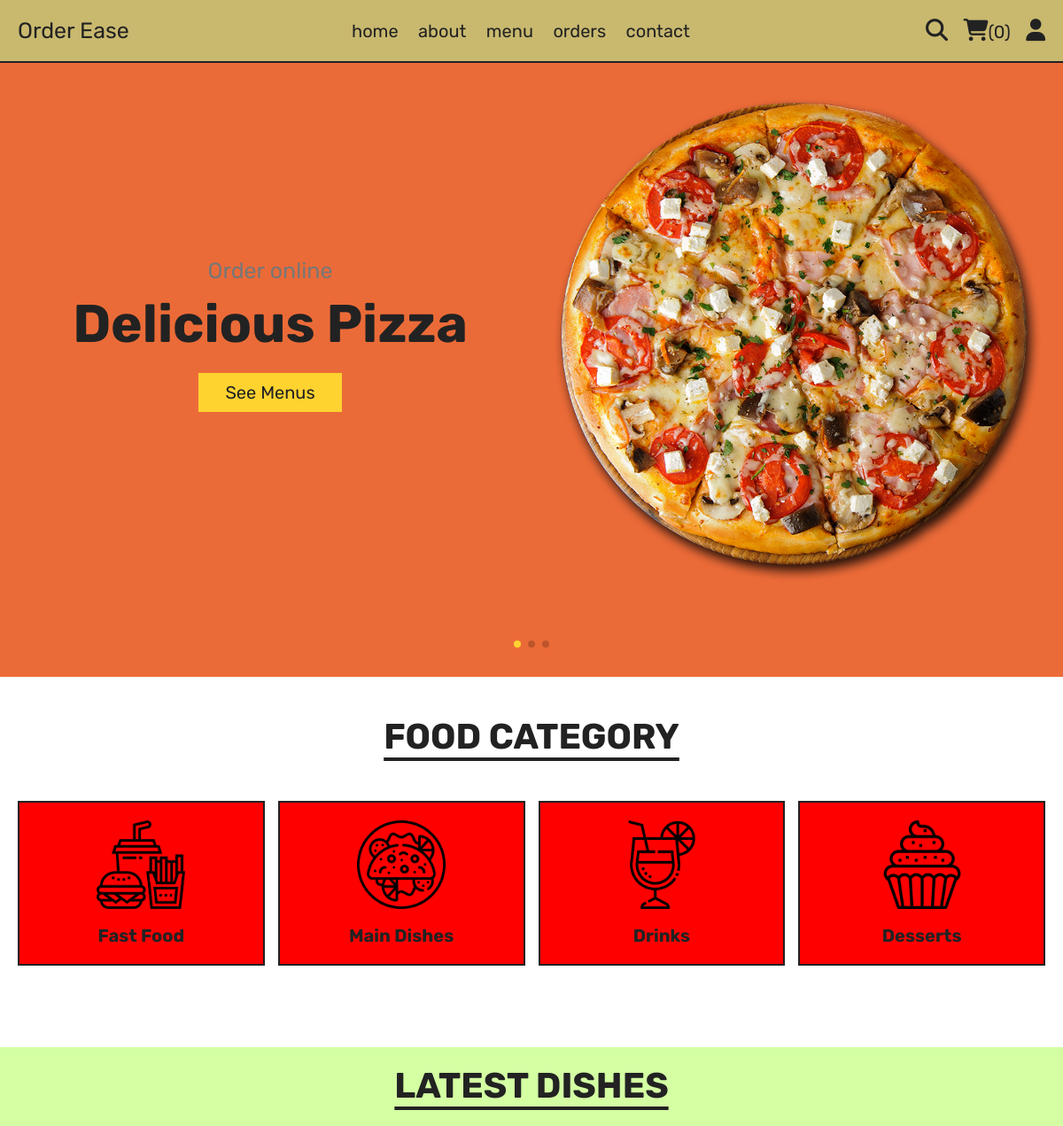
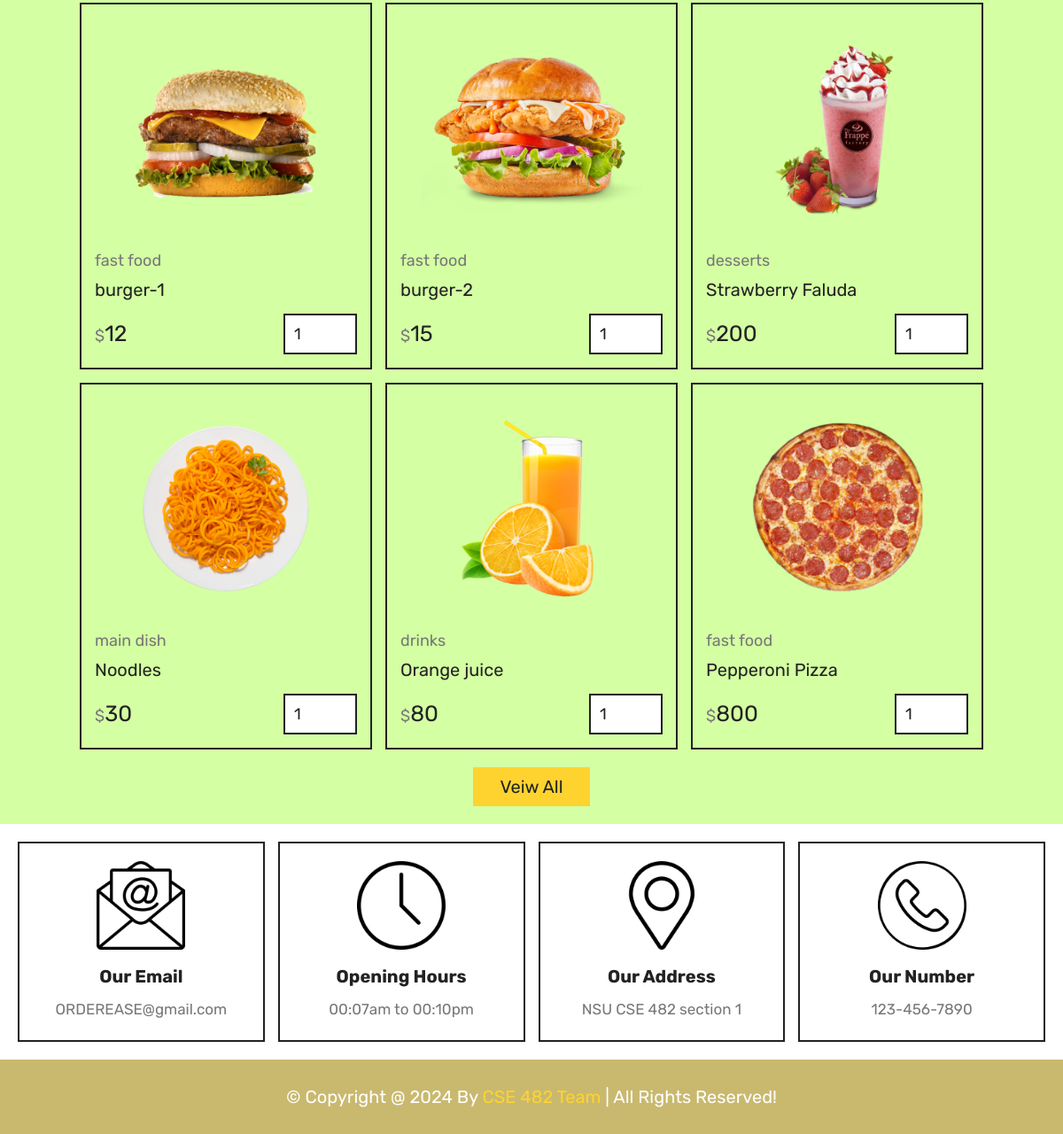
The app's page /home.php with its own data (2 pictures, top to bottom).
### tables this page shows
CREATE TABLE `products` (
  `id` int(100) NOT NULL,
  `name` varchar(100) NOT NULL,
  `category` varchar(100) NOT NULL,
  `price` int(10) NOT NULL,
  `image` varchar(100) NOT NULL
);

### home.php (the view, shortened to what this page needs)
<?php
include 'components/connect.php';
?>
<!DOCTYPE html>
<html lang="en">
<head>
   <link rel="stylesheet" href="https://unpkg.com/swiper@8/swiper-bundle.min.css" />
   <link rel="stylesheet" href="https://cdnjs.cloudflare.com/ajax/libs/font-awesome/6.1.1/css/all.min.css">
   <link rel="stylesheet" href="css/style.css">
</head>
<body >
<?php include 'components/user_header.php'; ?>
<section class="hero" style="background-color:#eb6b38;">
   <div class="swiper hero-slider">
      <div class="swiper-wrapper">
         <div class="swiper-slide slide">
            <div class="content">
               <span >Order online</span>
               <h3 >delicious pizza</h3>
               <a href="menu.php" class="btn">see menus</a>
            </div>
            <div class="image">
               <img src="images/home-img-1.png" alt="">
            </div>
         </div>
         <div class="swiper-slide slide">
            <div class="content">
               <span>order online</span>
               <h3>chezzy hamburger</h3>
               <a href="menu.php" class="btn">see menus</a>
            </div>
            <div class="image">
               <img src="images/home-img-2.png" alt="">
            </div>
         </div>
         <div class="swiper-slide slide">
            <div class="content">
               <span>order online</span>
               <h3>rosted chicken</h3>
               <a href="menu.php" class="btn">see menus</a>
            </div>
            <div class="image">
               <img src="images/home-img-3.png" alt="">
            </div>
         </div>
      </div>
      <div class="swiper-pagination"></div>
   </div>
</section>
<br><br>
<section class="category" >
   <h1 class="title">food category</h1>
   <br><br>
   <div class="box-container" >
      <a href="category.php?category=fast food" class="box" style="background-color:red;">
         <img src="images/cat-1.png" alt="">
         <h3>fast food</h3>
      </a>
      <a href="category.php?category=main dish" class="box" style="background-color:red;">
         <img src="images/cat-2.png" alt="">
         <h3>main dishes</h3>
      </a>
      <a href="category.php?category=drinks" class="box" style="background-color:red;">
         <img src="images/cat-3.png" alt="">
         <h3 >drinks</h3>
      </a>
      <a href="category.php?category=desserts" class="box" style="background-color:red;">
         <img src="images/cat-4.png" alt="">
         <h3>desserts</h3>
      </a>
   </div>
</section>
<br><br><br><br><br><br>
<section class="products" style="background-color:#d4ffa3;">
   <h1 class="title">latest dishes</h1>
   <div class="box-container">
      <?php
         $select_products = $conn->prepare("SELECT * FROM `products` LIMIT 6");
         $select_products->execute();
         if($select_products->rowCount() > 0){
            while($fetch_products = $select_products->fetch(PDO::FETCH_ASSOC)){
      ?>
      <form action="" method="post" class="box">
         <img src="uploaded_img/<?= $fetch_products['image']; ?>" alt="">
         <a href="category.php?category=<?= $fetch_products['category']; ?>" class="cat"><?= $fetch_products['category']; ?></a>
         <div class="name"><?= $fetch_products['name']; ?></div>
         <div class="flex">
            <div class="price"><span>$</span><?= $fetch_products['price']; ?></div>
            <input type="number" name="qty" class="qty" min="1" max="99" value="1" maxlength="2">
         </div>
      </form>
      <?php
            }
         }else{
            echo '<p class="empty">no products added yet!</p>';
         }
      ?>
   </div>
   <div class="more-btn">
      <a href="http://localhost/orderease/menu.php" class="btn">veiw all</a>
   </div>
</section>
<?php include 'components/footer.php'; ?>
</body>
</html>

### components/user_header.php (shortened to what this page needs)
<header class="header" style="background-color:#c9b96f;">
   <section class="flex">
      <a href="home.php" class="logo">Order Ease</a>
      <nav class="navbar">
         <a href="home.php">home</a>
         <a href="about.php">about</a>
         <a href="menu.php">menu</a>
         <a href="orders.php">orders</a>
         <a href="contact.php">contact</a>
      </nav>
      <div class="icons">
         <?php
            $count_cart_items = $conn->prepare("SELECT * FROM `cart` WHERE user_id = ?");
            $count_cart_items->execute([$user_id]);
            $total_cart_items = $count_cart_items->rowCount();
         ?>
         <a href="search.php"><i class="fas fa-search"></i></a>
         <a href="cart.php"><i class="fas fa-shopping-cart"></i><span>(<?= $total_cart_items; ?>)</span></a>
         <div id="user-btn" class="fas fa-user"></div>
      </div>
   </section>
</header>

### components/footer.php
<footer class="footer" >
   <section class="grid">
      <div class="box">
         <img src="images/email-icon.png" alt="">
         <h3>our email</h3>
         <a href="mailto:Student1.com">ORDEREASE@gmail.com</a>
      </div>
      <div class="box">
         <img src="images/clock-icon.png" alt="">
         <h3>opening hours</h3>
         <p>00:07am to 00:10pm</p>
      </div>
      <div class="box">
         <img src="images/map-icon.png" alt="">
         <h3>our address</h3>
         <a href="#">NSU CSE 482 section 1</a>
      </div>
      <div class="box">
         <img src="images/phone-icon.png" alt="">
         <h3>our number</h3>
         <a href="tel:1234567890">123-456-7890</a>
      </div>
   </section>
   <div class="credit" style="background-color:#c9b96f;">&copy; copyright @ <?= date('Y'); ?> by <span>CSE 482 team</span> | all rights reserved!</div>
</footer>

### css/style.css (style rules this page uses)
:root { --yellow:#fed330; --red:#e74c3c; --white:#fff; --black:#222; --light-color:#777; --border:.2rem solid var(--black); }
* { font-family: 'Rubik', sans-serif; margin:0; padding:0; box-sizing: border-box; outline: none; border: none; text-decoration: none; }
html { font-size: 62.5%; overflow-x: hidden; scroll-behavior: smooth; stop-opacity: 7rem; }
section { margin:0 auto; max-width: 1200px; padding:2rem; }
.title { text-align: center; margin-bottom: 2.5rem; font-size: 4rem; color:var(--black); text-transform: uppercase; text-decoration: underline; text-underline-offset: 1rem; }
.btn, .delete-btn { margin-top: 1rem; display: inline-block; font-size: 2rem; padding:1rem 3rem; cursor: pointer; text-transform: capitalize; transition: .2s linear; }
.btn { background-color: var(--yellow); color:var(--black); }
.header { position: sticky; top:0; left:0; right:0; z-index: 1000; background-color: var(--white); border-bottom: var(--border); }
.header .flex { display: flex; align-items: center; justify-content: space-between; position: relative; }
.header .flex .logo { font-size: 2.5rem; color:var(--black); }
.header .flex .navbar a { font-size: 2rem; color:var(--black); margin:0 1rem; }
.header .flex .icons > * { margin-left: 1.5rem; font-size: 2.5rem; color:var(--black); cursor: pointer; }
.header .flex .icons span { font-size: 2rem; }
.hero .slide { display: flex; align-items: center; flex-wrap: wrap-reverse; gap:2rem; margin-bottom: 4rem; }
.hero .slide .image { flex:1 1 40rem; }
.hero .slide .image img { width: 100%; }
.hero .slide .content { flex:1 1 40rem; text-align: center; }
.hero .slide .content span { font-size: 2.5rem; color:var(--light-color); }
.hero .slide .content h3 { margin:1rem 0; font-size: 6rem; color:var(--black); text-transform: capitalize; }
.category .box-container { display: grid; grid-template-columns: repeat(auto-fit, minmax(27rem, 1fr)); gap:1.5rem; align-items: flex-start; }
.category .box-container .box { border:var(--border); padding:2rem; text-align: center; }
.category .box-container .box img { width: 100%; height: 10rem; object-fit: contain; }
.category .box-container .box h3 { font-size: 2rem; margin-top: 1.5rem; color:var(--black); text-transform: capitalize; }
.products .box-container { display: grid; grid-template-columns: repeat(auto-fit, 33rem); justify-content: center; align-items: flex-start; gap:1.5rem; }
.products .box-container .box { border:var(--border); padding:1.5rem; position: relative; overflow: hidden; }
.products .box-container .box img { height: 25rem; width: 100%; object-fit: contain; margin-bottom: 1rem; }
.products .box-container .box .cat { font-size: 1.8rem; color:var(--light-color); }
.products .box-container .box .name { font-size: 2rem; color:var(--black); margin:1rem 0; }
.products .box-container .box .flex { display: flex; align-items: center; gap:1rem; margin-top: 1.5rem; }
.products .box-container .box .flex .price { margin-right: auto; font-size: 2.5rem; color:var(--black); }
.products .box-container .box .flex .price span { color:var(--light-color); font-size: 1.8rem; }
.products .box-container .box .flex .qty { padding:1rem; border:var(--border); font-size: 1.8rem; color:var(--black); }
.products .more-btn { margin-top: 1rem; text-align: center; }
.footer .grid { display: grid; grid-template-columns: repeat(auto-fit, minmax(27rem, 1fr)); gap:1.5rem; align-items: flex-start; }
.footer .grid .box { border:var(--border); padding:2rem; text-align: center; }
.footer .grid .box img { height: 10rem; width: 100%; object-fit: contain; margin-bottom: .5rem; }
.footer .grid .box h3 { margin:1rem 0; font-size: 2rem; color:var(--black); text-transform: capitalize; }
.footer .grid .box p, .footer .grid .box a { display: block; font-size: 1.7rem; color:var(--light-color); line-height: 1.8; }
.credit { padding:3rem 2rem; text-align: center; background-color: var(--black); color:var(--white); font-size: 2rem; text-transform: capitalize; }
.credit span { color:var(--yellow); }

### records on screen
products: image (picture), category "fast food", name "burger-1", price "12"
products: image (picture), category "fast food", name "burger-2", price "15"
products: image (picture), category "desserts", name "Strawberry Faluda", price "200"
products: image (picture), category "main dish", name "Noodles", price "30"
products: image (picture), category "drinks", name "Orange juice", price "80"
products: image (picture), category "fast food", name "Pepperoni Pizza", price "800"

### other values on screen
$total_cart_items "0"
